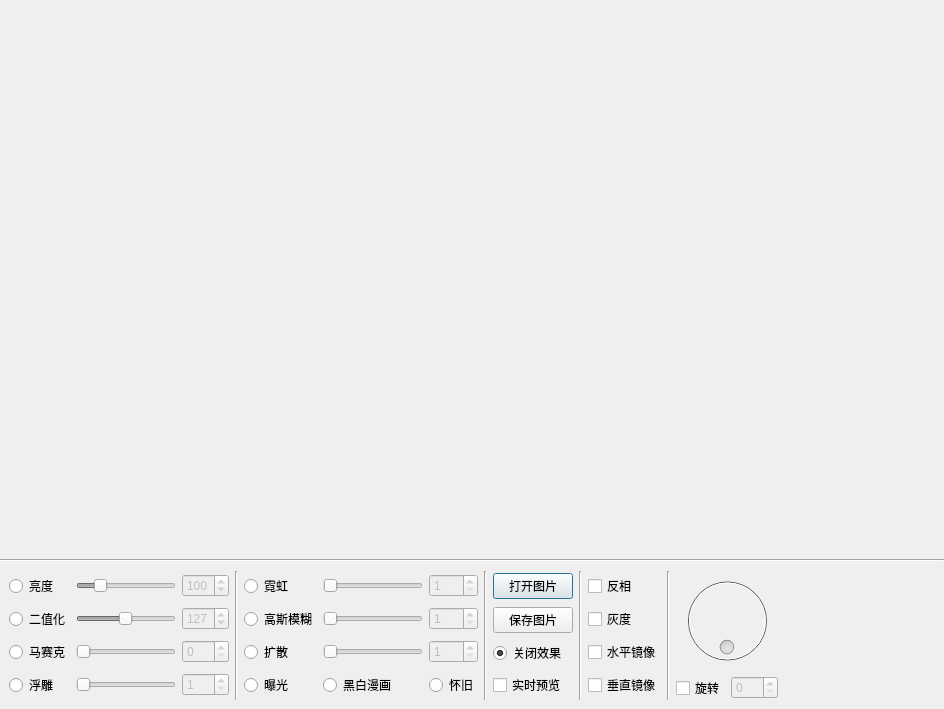
<?xml version="1.0" encoding="UTF-8"?>
<ui version="4.0">
 <class>PictureProcessXClass</class>
 <widget class="QMainWindow" name="PictureProcessXClass">
  <property name="geometry">
   <rect>
    <x>0</x>
    <y>0</y>
    <width>944</width>
    <height>709</height>
   </rect>
  </property>
  <property name="windowTitle">
   <string>PictureProcessX</string>
  </property>
  <widget class="QWidget" name="centralWidget">
   <layout class="QGridLayout" name="gridLayout">
    <property name="leftMargin">
     <number>0</number>
    </property>
    <property name="topMargin">
     <number>0</number>
    </property>
    <property name="rightMargin">
     <number>0</number>
    </property>
    <property name="bottomMargin">
     <number>0</number>
    </property>
    <property name="spacing">
     <number>0</number>
    </property>
    <item row="0" column="0">
     <widget class="QWidget" name="widget" native="true">
      <layout class="QVBoxLayout" name="verticalLayout">
       <property name="spacing">
        <number>0</number>
       </property>
       <property name="leftMargin">
        <number>0</number>
       </property>
       <property name="topMargin">
        <number>0</number>
       </property>
       <property name="rightMargin">
        <number>0</number>
       </property>
       <property name="bottomMargin">
        <number>0</number>
       </property>
       <item>
        <widget class="ImageView" name="imageView" native="true"/>
       </item>
       <item>
        <widget class="QWidget" name="widgetToolBox" native="true">
         <property name="maximumSize">
          <size>
           <width>16777215</width>
           <height>150</height>
          </size>
         </property>
         <layout class="QGridLayout" name="gridLayout_6">
          <property name="leftMargin">
           <number>0</number>
          </property>
          <property name="topMargin">
           <number>0</number>
          </property>
          <property name="rightMargin">
           <number>0</number>
          </property>
          <property name="bottomMargin">
           <number>0</number>
          </property>
          <property name="spacing">
           <number>0</number>
          </property>
          <item row="0" column="0">
           <layout class="QVBoxLayout" name="verticalLayout_2">
            <property name="spacing">
             <number>0</number>
            </property>
            <item>
             <widget class="Line" name="line">
              <property name="orientation">
               <enum>Qt::Horizontal</enum>
              </property>
             </widget>
            </item>
            <item>
             <layout class="QHBoxLayout" name="horizontalLayout">
              <property name="leftMargin">
               <number>9</number>
              </property>
              <property name="topMargin">
               <number>9</number>
              </property>
              <property name="rightMargin">
               <number>9</number>
              </property>
              <property name="bottomMargin">
               <number>9</number>
              </property>
              <item>
               <layout class="QGridLayout" name="gridLayout_2">
                <item row="0" column="1">
                 <widget class="QSlider" name="sliderLight">
                  <property name="enabled">
                   <bool>false</bool>
                  </property>
                  <property name="minimumSize">
                   <size>
                    <width>100</width>
                    <height>0</height>
                   </size>
                  </property>
                  <property name="maximum">
                   <number>500</number>
                  </property>
                  <property name="value">
                   <number>100</number>
                  </property>
                  <property name="orientation">
                   <enum>Qt::Horizontal</enum>
                  </property>
                 </widget>
                </item>
                <item row="1" column="0">
                 <widget class="QRadioButton" name="radioBinarize">
                  <property name="text">
                   <string>二值化</string>
                  </property>
                 </widget>
                </item>
                <item row="2" column="1">
                 <widget class="QSlider" name="sliderMosaic">
                  <property name="enabled">
                   <bool>false</bool>
                  </property>
                  <property name="minimumSize">
                   <size>
                    <width>100</width>
                    <height>0</height>
                   </size>
                  </property>
                  <property name="orientation">
                   <enum>Qt::Horizontal</enum>
                  </property>
                 </widget>
                </item>
                <item row="2" column="2">
                 <widget class="QSpinBox" name="spinMosaic">
                  <property name="enabled">
                   <bool>false</bool>
                  </property>
                 </widget>
                </item>
                <item row="3" column="1">
                 <widget class="QSlider" name="sliderEmboss">
                  <property name="enabled">
                   <bool>false</bool>
                  </property>
                  <property name="minimumSize">
                   <size>
                    <width>100</width>
                    <height>0</height>
                   </size>
                  </property>
                  <property name="minimum">
                   <number>1</number>
                  </property>
                  <property name="maximum">
                   <number>255</number>
                  </property>
                  <property name="orientation">
                   <enum>Qt::Horizontal</enum>
                  </property>
                 </widget>
                </item>
                <item row="0" column="0">
                 <widget class="QRadioButton" name="radioLight">
                  <property name="text">
                   <string>亮度</string>
                  </property>
                 </widget>
                </item>
                <item row="3" column="2">
                 <widget class="QSpinBox" name="spinEmboss">
                  <property name="enabled">
                   <bool>false</bool>
                  </property>
                  <property name="minimum">
                   <number>1</number>
                  </property>
                  <property name="maximum">
                   <number>255</number>
                  </property>
                 </widget>
                </item>
                <item row="2" column="0">
                 <widget class="QRadioButton" name="radioMosaic">
                  <property name="text">
                   <string>马赛克</string>
                  </property>
                 </widget>
                </item>
                <item row="1" column="2">
                 <widget class="QSpinBox" name="spinBinarize">
                  <property name="enabled">
                   <bool>false</bool>
                  </property>
                  <property name="minimum">
                   <number>0</number>
                  </property>
                  <property name="maximum">
                   <number>256</number>
                  </property>
                  <property name="value">
                   <number>127</number>
                  </property>
                 </widget>
                </item>
                <item row="1" column="1">
                 <widget class="QSlider" name="sliderBinarize">
                  <property name="enabled">
                   <bool>false</bool>
                  </property>
                  <property name="minimumSize">
                   <size>
                    <width>100</width>
                    <height>0</height>
                   </size>
                  </property>
                  <property name="minimum">
                   <number>0</number>
                  </property>
                  <property name="maximum">
                   <number>256</number>
                  </property>
                  <property name="value">
                   <number>127</number>
                  </property>
                  <property name="orientation">
                   <enum>Qt::Horizontal</enum>
                  </property>
                 </widget>
                </item>
                <item row="0" column="2">
                 <widget class="QSpinBox" name="spinLight">
                  <property name="enabled">
                   <bool>false</bool>
                  </property>
                  <property name="maximum">
                   <number>500</number>
                  </property>
                  <property name="value">
                   <number>100</number>
                  </property>
                 </widget>
                </item>
                <item row="3" column="0">
                 <widget class="QRadioButton" name="radioEmboss">
                  <property name="text">
                   <string>浮雕</string>
                  </property>
                 </widget>
                </item>
               </layout>
              </item>
              <item>
               <widget class="Line" name="line_2">
                <property name="orientation">
                 <enum>Qt::Vertical</enum>
                </property>
               </widget>
              </item>
              <item>
               <layout class="QGridLayout" name="gridLayout_3">
                <item row="0" column="0">
                 <widget class="QRadioButton" name="radioNeon">
                  <property name="text">
                   <string>霓虹</string>
                  </property>
                 </widget>
                </item>
                <item row="0" column="1">
                 <widget class="QSlider" name="sliderNeon">
                  <property name="enabled">
                   <bool>false</bool>
                  </property>
                  <property name="minimumSize">
                   <size>
                    <width>100</width>
                    <height>0</height>
                   </size>
                  </property>
                  <property name="minimum">
                   <number>1</number>
                  </property>
                  <property name="maximum">
                   <number>255</number>
                  </property>
                  <property name="orientation">
                   <enum>Qt::Horizontal</enum>
                  </property>
                 </widget>
                </item>
                <item row="0" column="2">
                 <widget class="QSpinBox" name="spinNeon">
                  <property name="enabled">
                   <bool>false</bool>
                  </property>
                  <property name="minimum">
                   <number>1</number>
                  </property>
                  <property name="maximum">
                   <number>255</number>
                  </property>
                 </widget>
                </item>
                <item row="1" column="0">
                 <widget class="QRadioButton" name="radioGauss">
                  <property name="text">
                   <string>高斯模糊</string>
                  </property>
                 </widget>
                </item>
                <item row="1" column="1">
                 <widget class="QSlider" name="sliderGauss">
                  <property name="enabled">
                   <bool>false</bool>
                  </property>
                  <property name="minimumSize">
                   <size>
                    <width>100</width>
                    <height>0</height>
                   </size>
                  </property>
                  <property name="minimum">
                   <number>1</number>
                  </property>
                  <property name="maximum">
                   <number>7</number>
                  </property>
                  <property name="orientation">
                   <enum>Qt::Horizontal</enum>
                  </property>
                 </widget>
                </item>
                <item row="1" column="2">
                 <widget class="QSpinBox" name="spinGauss">
                  <property name="enabled">
                   <bool>false</bool>
                  </property>
                  <property name="minimum">
                   <number>1</number>
                  </property>
                  <property name="maximum">
                   <number>7</number>
                  </property>
                 </widget>
                </item>
                <item row="2" column="0">
                 <widget class="QRadioButton" name="radioDiffuse">
                  <property name="text">
                   <string>扩散</string>
                  </property>
                 </widget>
                </item>
                <item row="2" column="1">
                 <widget class="QSlider" name="sliderDiffuse">
                  <property name="enabled">
                   <bool>false</bool>
                  </property>
                  <property name="minimumSize">
                   <size>
                    <width>100</width>
                    <height>0</height>
                   </size>
                  </property>
                  <property name="minimum">
                   <number>1</number>
                  </property>
                  <property name="maximum">
                   <number>255</number>
                  </property>
                  <property name="orientation">
                   <enum>Qt::Horizontal</enum>
                  </property>
                 </widget>
                </item>
                <item row="2" column="2">
                 <widget class="QSpinBox" name="spinDiffuse">
                  <property name="enabled">
                   <bool>false</bool>
                  </property>
                  <property name="minimum">
                   <number>1</number>
                  </property>
                  <property name="maximum">
                   <number>255</number>
                  </property>
                 </widget>
                </item>
                <item row="3" column="0">
                 <widget class="QRadioButton" name="radioExposure">
                  <property name="text">
                   <string>曝光</string>
                  </property>
                 </widget>
                </item>
                <item row="3" column="1">
                 <widget class="QRadioButton" name="radioBlackWhiteComics">
                  <property name="text">
                   <string>黑白漫画</string>
                  </property>
                 </widget>
                </item>
                <item row="3" column="2">
                 <widget class="QRadioButton" name="radioNostalgic">
                  <property name="text">
                   <string>怀旧</string>
                  </property>
                 </widget>
                </item>
               </layout>
              </item>
              <item>
               <widget class="Line" name="line_3">
                <property name="orientation">
                 <enum>Qt::Vertical</enum>
                </property>
               </widget>
              </item>
              <item>
               <layout class="QVBoxLayout" name="verticalLayout_3">
                <item>
                 <widget class="QPushButton" name="btnOpen">
                  <property name="text">
                   <string>打开图片</string>
                  </property>
                  <property name="default">
                   <bool>true</bool>
                  </property>
                 </widget>
                </item>
                <item>
                 <widget class="QPushButton" name="btnSave">
                  <property name="text">
                   <string>保存图片</string>
                  </property>
                 </widget>
                </item>
                <item>
                 <widget class="QRadioButton" name="radioEffectClose">
                  <property name="text">
                   <string>关闭效果</string>
                  </property>
                  <property name="checked">
                   <bool>true</bool>
                  </property>
                 </widget>
                </item>
                <item>
                 <widget class="QCheckBox" name="checkLivePreview">
                  <property name="text">
                   <string>实时预览</string>
                  </property>
                 </widget>
                </item>
               </layout>
              </item>
              <item>
               <widget class="Line" name="line_4">
                <property name="orientation">
                 <enum>Qt::Vertical</enum>
                </property>
               </widget>
              </item>
              <item>
               <layout class="QVBoxLayout" name="verticalLayout_4">
                <item>
                 <widget class="QCheckBox" name="checkReverseColor">
                  <property name="text">
                   <string>反相</string>
                  </property>
                 </widget>
                </item>
                <item>
                 <widget class="QCheckBox" name="checkGray">
                  <property name="text">
                   <string>灰度</string>
                  </property>
                 </widget>
                </item>
                <item>
                 <widget class="QCheckBox" name="checkMirrorHorizontally">
                  <property name="text">
                   <string>水平镜像</string>
                  </property>
                 </widget>
                </item>
                <item>
                 <widget class="QCheckBox" name="checkMirrorVertically">
                  <property name="text">
                   <string>垂直镜像</string>
                  </property>
                 </widget>
                </item>
               </layout>
              </item>
              <item>
               <widget class="Line" name="line_5">
                <property name="orientation">
                 <enum>Qt::Vertical</enum>
                </property>
               </widget>
              </item>
              <item>
               <layout class="QGridLayout" name="gridLayout_4">
                <item row="0" column="0" colspan="2">
                 <widget class="QDial" name="dialRotate">
                  <property name="enabled">
                   <bool>false</bool>
                  </property>
                  <property name="maximum">
                   <number>359</number>
                  </property>
                  <property name="wrapping">
                   <bool>true</bool>
                  </property>
                 </widget>
                </item>
                <item row="1" column="0">
                 <widget class="QCheckBox" name="checkRotate">
                  <property name="text">
                   <string>旋转</string>
                  </property>
                 </widget>
                </item>
                <item row="1" column="1">
                 <widget class="QSpinBox" name="spinRotate">
                  <property name="enabled">
                   <bool>false</bool>
                  </property>
                  <property name="maximum">
                   <number>359</number>
                  </property>
                 </widget>
                </item>
               </layout>
              </item>
              <item>
               <layout class="QGridLayout" name="gridLayout_5">
                <item row="1" column="1">
                 <spacer name="verticalSpacer">
                  <property name="orientation">
                   <enum>Qt::Vertical</enum>
                  </property>
                  <property name="sizeHint" stdset="0">
                   <size>
                    <width>20</width>
                    <height>40</height>
                   </size>
                  </property>
                 </spacer>
                </item>
                <item row="0" column="1">
                 <widget class="QPushButton" name="btnAbout">
                  <property name="minimumSize">
                   <size>
                    <width>24</width>
                    <height>24</height>
                   </size>
                  </property>
                  <property name="maximumSize">
                   <size>
                    <width>24</width>
                    <height>24</height>
                   </size>
                  </property>
                  <property name="text">
                   <string/>
                  </property>
                  <property name="icon">
                   <iconset resource="PictureProcessX.qrc">
                    <normaloff>:/PictureProcessX/res/about.png</normaloff>:/PictureProcessX/res/about.png</iconset>
                  </property>
                  <property name="iconSize">
                   <size>
                    <width>24</width>
                    <height>24</height>
                   </size>
                  </property>
                  <property name="flat">
                   <bool>true</bool>
                  </property>
                 </widget>
                </item>
                <item row="0" column="0" rowspan="2">
                 <spacer name="horizontalSpacer">
                  <property name="orientation">
                   <enum>Qt::Horizontal</enum>
                  </property>
                  <property name="sizeHint" stdset="0">
                   <size>
                    <width>20</width>
                    <height>20</height>
                   </size>
                  </property>
                 </spacer>
                </item>
               </layout>
              </item>
             </layout>
            </item>
           </layout>
          </item>
         </layout>
        </widget>
       </item>
      </layout>
     </widget>
    </item>
   </layout>
  </widget>
  <action name="actionAbout">
   <property name="icon">
    <iconset resource="PictureProcessX.qrc">
     <normaloff>:/PictureProcessX/res/about.png</normaloff>:/PictureProcessX/res/about.png</iconset>
   </property>
   <property name="text">
    <string>About</string>
   </property>
   <property name="toolTip">
    <string>About</string>
   </property>
   <property name="shortcut">
    <string>F1</string>
   </property>
  </action>
 </widget>
 <layoutdefault spacing="6" margin="11"/>
 <customwidgets>
  <customwidget>
   <class>ImageView</class>
   <extends>QWidget</extends>
   <header>ImageView.h</header>
   <container>1</container>
  </customwidget>
 </customwidgets>
 <resources>
  <include location="PictureProcessX.qrc"/>
 </resources>
 <connections>
  <connection>
   <sender>btnAbout</sender>
   <signal>clicked()</signal>
   <receiver>actionAbout</receiver>
   <slot>trigger()</slot>
   <hints>
    <hint type="sourcelabel">
     <x>970</x>
     <y>577</y>
    </hint>
    <hint type="destinationlabel">
     <x>-1</x>
     <y>-1</y>
    </hint>
   </hints>
  </connection>
 </connections>
</ui>
